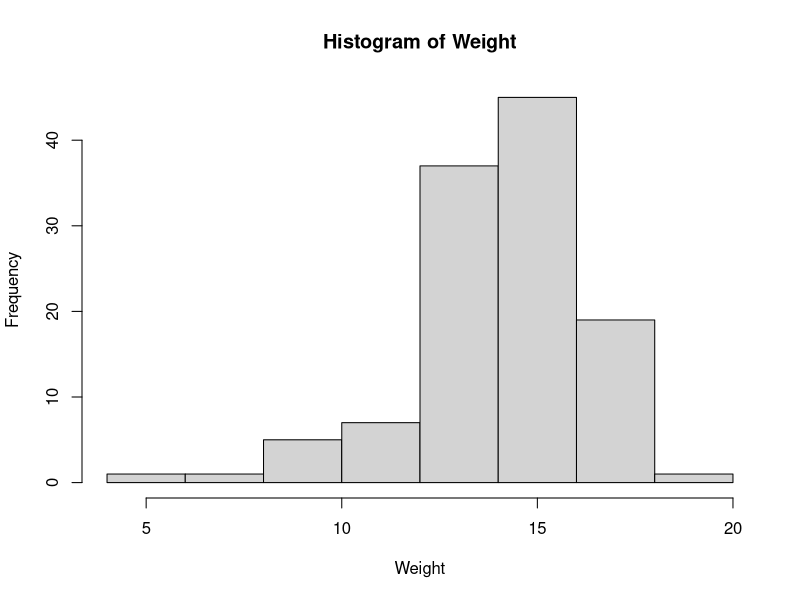

Reproduce this figure in R. (Note: this script raises an error after producing the figure.)
sparrow <- read.csv("sparrow.csv")

group.means = by(sparrow$Weight, sparrow$Treatment,mean)
overall.means = mean(sparrow$Weight)
group.sds = by(sparrow$Weight, sparrow$Treatment,sd)
overall.sds = sd(sparrow$Weight)
group.nis = by(sparrow$Weight, sparrow$Treatment,length)
overall.nis = length(sparrow$Weight)
overall_data = c(overall.means,overall.sds,overall.nis)
the.summary = rbind(group.means,group.sds,group.nis)
the.summary = cbind(the.summary,overall_data)
the.summary = round(the.summary,digits = 4)
#names(the.summary)
colnames(the.summary) = c("control","enlarged","reduced","overall")
rownames(the.summary) = c("Means","Std. Dev","Sample Size")
the.summary

summary(sparrow$Weight)
the.sparrow = lm(Weight ~ Treatment, data = sparrow)
anova.table = anova(the.sparrow)
anova.table
Weight = sparrow$Weight
Treatment = sparrow$Treatment
hist(Weight)

ggplot(sparrpw, aes(x = Weight)) + geom_histogram(binwidth = 0.5) + facet_grid(Treatment~.) +ggtitle("Histogram of nests for sparrows on Kent Island attracted different size sparrows")

ggplot(data = sparrow, aes(x = Treatment, y = Weight, color =Treatment)) + geom_boxplot() +
  labs(x = "Treatment",
       y = "Weight",
       title = "Boxplot of nests for sparrows on Kent Island attracted different size sparrows")
sparrow$ei = the.sparrow$residuals
nt = nrow(sparrow)
a = length(unique(sparrow$Treatment))
SSE = sum(sparrow$ei^2)
MSE = SSE/(nt-a)
eij.star = the.sparrow$residuals/sqrt(MSE)
eij.star
alpha = 0.01
t.cutoff = qt(1 - alpha/(2*nt), nt-a)
t.cutoff
CO.eij = which(abs(eij.star) > t.cutoff)
CO.eij
outliers = CO.eij
outliers

new.sparrow = sparrow[-outliers,]
diagnostic.model = lm(Weight ~ Treatment, data = new.sparrow) 

qqnorm(diagnostic.model$residuals, frame = FALSE, main = "Q-Q Plot of Model Residuals")
qqline(diagnostic.model$residuals, col = "#ffa7a1", lwd = 2)

ei = diagnostic.model$residuals 
the.SWtest = shapiro.test(ei) 
the.SWtest

plot(diagnostic.model$fitted.values, diagnostic.model$residuals, main = "Errors vs. Group Means",xlab = "Group Means", ylab = "Errors")
abline(h = 0,col = "purple")

qplot(Treatment, ei, data = diagnostic.model) +  ggtitle("Errors vs. Treatment") + xlab("Treatment") + ylab("Errors") + geom_hline(yintercept = 0)



boxplot(ei ~ Treatment, data = new.sparrow, main = "Treatment vs. Residuals", ylab = "Residuals", frame = FALSE)

the.BFtest = leveneTest(ei ~ Treatment, data = sparrow, center = median)
p.val = the.BFtest[[3]][1]
p.val


library(ggplot2)
library(dplyr)
library(tidyverse)
library(ggplot2)
library(knitr)
# Visualizing the data:
group.means = by(sparrow$Weight, sparrow$Treatment,mean)
plot(group.means, xaxt = "n",pch = 19,col = "purple",
     xlab = "Types of Treatment",ylab = "Weight in grams",
     main = "Average weight by group",type = "b")
axis(1,1:length(group.means),names(group.means))
# Box plot
boxplot(sparrow$Weight ~ sparrow$Treatment, main = "Weight by group",
        xlab = "Types of Treatment", ylab = "Weight")
# Histogram:
hist(sparrow$Weight, main = "Distribution of Weight",xlab = "Weight in grams")
# Histogram by groups
ggplot(sparrow, aes(x = Weight)) + geom_histogram(binwidth = 2, color = "black",fill = "white") + facet_grid(Treatment ~.) +ggtitle("Weight by Treatment")
ggplot(sparrow, aes(x = Weight, fill=Treatment)) + geom_histogram(binwidth=2, alpha=.5, position="identity") + ggtitle("Weight by Treatment")
# Groups
ggplot(sparrow, aes(x = Weight)) + geom_histogram(binwidth = 0.5) + facet_grid(Treatment~.) +ggtitle("Histogram of nests for sparrows on Kent Island attracted different size sparrows")
ggplot(data = sparrow, aes(x = Weight, y = Treatment, color = Weight)) + geom_boxplot() +
  labs(x = "Weight",
       y = " Treatment",
       title = "Boxplot of nests for sparrows on Kent Island attracted different size sparrows")
ggplot(data = sparrow, aes(x = Treatment, y = Weight, color = Weight)) + geom_boxplot() +
  labs(x = "Treatment ",
       y = "Weight",
       title = "Boxplot of nests for sparrows on Kent Island attracted different size sparrows")
# Summarizing the data:
treatment.weight.group.means =  by(sparrow$Weight, sparrow$Treatment,mean)
treatment.weight.group.sds = by(sparrow$Weight, sparrow$Treatment,sd)
treatment.weight.group.nis = by(sparrow$Weight, sparrow$Treatment,length)
treatment.weight.summary = rbind(treatment.weight.group.means, treatment.weight.group.sds, treatment.weight.group.nis)
treatment.weight.summary = round(treatment.weight.summary,digits = 4)
colnames(treatment.weight.summary) = names(treatment.weight.group.means)
rownames(treatment.weight.summary) = c("Means","Std. Dev","Sample Size")
treatment.weight.summary
knitr::kable(treatment.weight.summary)
treatment.weight.nt = sum(treatment.weight.group.nis)
a = length(treatment.weight.group.means)
overall.mean = (control.group.mean + enlarged.group.mean + reduced.group.mean)/g
overall.sds = sd(sparrow$Weight)
overall.nts = treatment.weight.nt
treatment.weight.overall.summary = rbind(overall.mean, overall.sds, overall.nts)
treatment.weight.overall.summary = round(treatment.weight.overall.summary,digits = 4)
treatment.weight.overall.summary
knitr::kable(treatment.weight.overall.summary)
# Analysis:
treatment.weight.model = lm(Weight ~ Treatment, data = sparrow)
treatment.weight.anova.table = anova(treatment.weight.model)
treatment.weight.anova.table
knitr::kable(treatment.weight.anova.table)
summary(treatment.weight.model)
# Confidence intervals:
treatment.weight.MSE = treatment.weight.anova.table[2,3]
alpha = 0.05
# Function:
give.me.CI = function(ybar, ni, ci, MSE, multiplier){
  if(sum(ci) != 0 & sum(ci !=0 ) != 1){
    return("Error - you did not input a valid contrast")
  } else if(length(ci) != length(ni)){
    return("Error - not enough contrasts given")
  }
  else{
    estimate = sum(ybar*ci)
    SE = sqrt(MSE*sum(ci^2/ni))
    CI = estimate + c(-1,1)*multiplier*SE
    result = c(estimate,CI)
    names(result) = c("Estimate","Lower Bound","Upper Bound")
    return(result)
  }
}
# Turkey:
Tuk = qtukey(1-alpha, a, treatment.weight.nt-a)/sqrt(2)
# Scheffe
S = sqrt((a-1)*qf(1-alpha, a-1, treatment.weight.nt-a))
# Bonferroni
g=3
B = qt(1-alpha/(2*g), treatment.weight.nt-a)
value = c(Tuk, S, B)
multiplier = c("Tukey", "Scheffe", "Bonferroni")
multi.df = data.frame(multiplier,value)
knitr::kable(multi.df)
# Largest sparrow
largest.ci = c(1,0,0)
give.me.CI(treatment.weight.group.means, treatment.weight.group.nis, largest.ci, treatment.weight.MSE, Tuk)
# Comparing the control nest to the enlarged nest
control.enlagred.ci = c(1,-1,0)
give.me.CI(treatment.weight.group.means, treatment.weight.group.nis, control.enlagred.ci, treatment.weight.MSE, Tuk)
# Comparing the control nest to the reduced nest
control.reduced.ci = c(1,0,-1)
give.me.CI(treatment.weight.group.means, treatment.weight.group.nis, control.reduced.ci, treatment.weight.MSE, Tuk)
# Factor Effect Model:
control.group.mean = treatment.weight.summary[1,1]
enlarged.group.mean = treatment.weight.summary[1,2]
reduced.group.mean = treatment.weight.summary[1,3]
control.diff = control.group.mean - overall.mean
enlarged.diff = enlarged.group.mean - overall.mean
reduced.diff = reduced.group.mean - overall.mean
gamma_i = c(control.diff, enlarged.diff, reduced.diff)
treatment.name = c("Control", "Enlagred", "Reduced")
factor.df = data.frame(treatment.name, gamma_i)
knitr::kable(factor.df)
# Power calculation:
treatment.weight.phi = (1/treatment.weight.MSE)*(sqrt((45*(control.diff^2)+45*(enlarged.diff^2)+26*(reduced.diff^2))/3))
